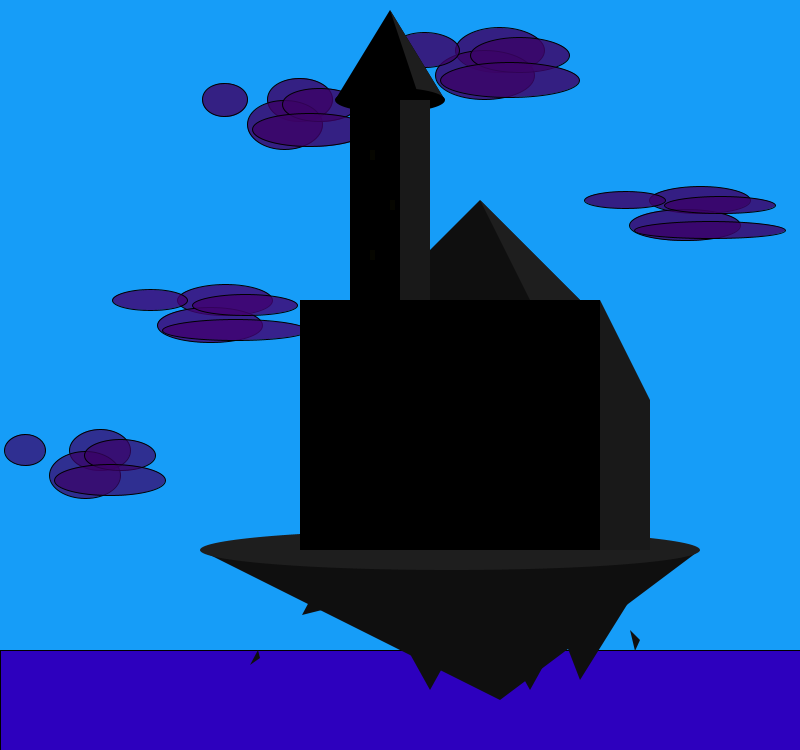
Frame 1 (no input)
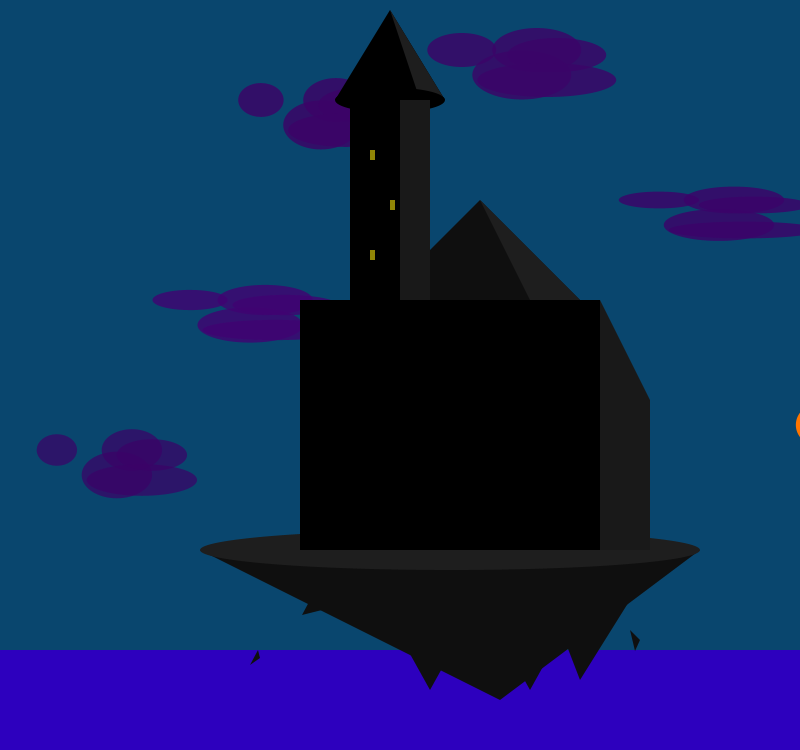
Frame 60 (the mouse pressed at the canvas centre just before this capture)
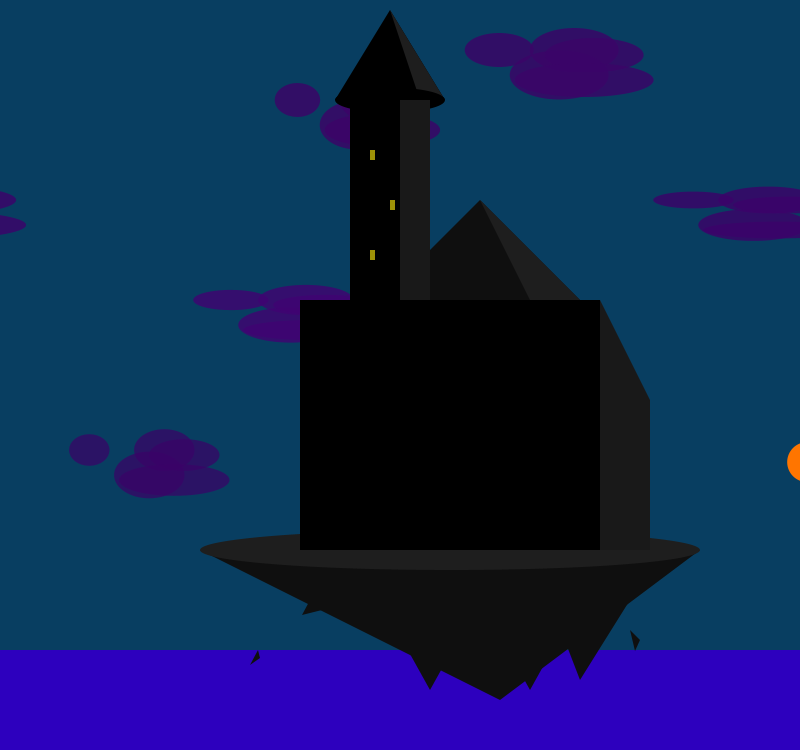
Frame 120 (the mouse held since frame 60 and released just before this capture)

The Processing sketch that drew these frames (run headless with seeded random() and noise(); from frame 60 on, the mouse is pressed at the canvas centre):

// Processing sketch: processing_131725
// ── processing_131725.pde

// Sun Variables
int sunRadius = 40;      // size of the sun
int xStart = -sunRadius; // The initial x position
int yStart = 20;         // The initial y position
float xSun = xStart;     // the x position of the sun
float ySun = yStart;     // the y position of the sun

// Arc variables
float t = 0;   // Start time
float duration = 60 * 1000; // Complete a full circle every 60 seconds
float conversionFactor = 2 * 3.14 / duration; // A full circle (2*pi) occurs every duration milliseconds

Cloud cloudOne,cloudTwo,cloudThree,cloudFour,cloudFive,cloudSix,cloudSeven;

void setup()
{
size(800,750);
background (33,0,161);
 cloudOne = new Cloud(500,50,random(0.3,0.8));
 cloudTwo = new Cloud(700,200,random(0.3,0.8));
 cloudThree = new Cloud(300,100,random(0.3,0.8));
 cloudFour = new Cloud(100,450,random(0.3,0.8));
 cloudFive = new Cloud(225,300,random(0.3,0.8));
 cloudSix = new Cloud(-150,195,random(0.3,0.8));
 cloudSeven = new Cloud(-200,335,random(0.3,0.8));
}

void draw()
{
  //sky color variables
  float skyColorR = map(ySun,0,height,23,0);
  float skyColorG = map(ySun,0,height,162,0);
  float skyColorB = map(ySun,0,height,255,0);
  //window color variables 255,236,12
  float winColorR = map(ySun,0,height,0,255);
  float winColorG = map(ySun,0,height,0,236);
  float winColorB = map(ySun,0,height,0,12);
   
  // Refresh background
  background(skyColorR,skyColorG,skyColorB);
  
  // Draw the sun
  fill( 255, 117, 0);
  ellipse(xSun, ySun, sunRadius, sunRadius);

  // Update position
  // this method traces a curve using a parametric equation. See http://en.wikipedia.org/wiki/Parametric_equation and Khan Academy
  // To change the speed, adjust the value added to t
  //t += 0.01;
  
  // Convert t to radians
  t = millis() * conversionFactor;

  // Use the parametric form for an ellipse. This method uses constant angular velocity
  float Rx = width/2 + sunRadius/2;
  float Ry = height/2 - sunRadius/2;
  float centerX = width/2;
  float centerY = height/2;
  
  xSun = cos(t) * Rx + centerX;
  ySun = sin(t) * Ry + centerY;
  
  //calls cloud function
   cloudOne.makeCloud();
   cloudTwo.makeCloud();
   cloudThree.makeCloud();
   cloudFour.makeCloud();
   cloudFive.makeCloud();
   cloudSix.makeCloud();
   cloudSeven.makeCloud();
   //horizon
    fill(45,0,190);
  rect(0,650,800,100);
  //castle
  fill(15);
  noStroke();
  triangle(380,300,580,300,480,200);
  triangle(630,630,635,651,640,640);
  triangle(200,550,700,550,500,700);
  triangle(430,690,380,600,480,600);
  triangle(530,690,480,600,580,600);
  triangle(580,680,530,550,630,600);
  triangle(310,600,330,608,302,615);
  triangle(258,650,260,658,250,665);
  fill(0);
  triangle(335,100,445,100,390,10);
  fill(30);
  triangle(420,100,445,100,390,10);
  fill(0);
  ellipse(390,100,110,25);
  fill(30);
  triangle(580,300,580,400,480,200);
  ellipse(450,550,500,40);
  noStroke();
  fill(0);
  rect(350,100,80,300);
  fill(25);
  rect(400,100,30,300);
  fill(0);
  rect(300,300,300,250);
  noStroke();
  fill(25);
  quad(600,300,650,400,650,550,600,550);
  fill(winColorR,winColorG,winColorB);
  rect(370,150,5,10);
  rect(390,200,5,10);
  rect(370,250,5,10); 
}
////////////////////////////////////////
class Cloud{
  
  float pX,pY,x,y,r,g,b,t,cS;
  
 Cloud(float parameterX, float parameterY, float cloudSpeed){
 pX = parameterX;
 pY = parameterY;
 x = random(50,200);
 y = random(25,45);
 r = random(58,65);
 g = random(2,5);
 b = random(100,115);
 t = random(180,245);
 cS = cloudSpeed;
 }
void makeCloud(){
  fill(r,g,b,t);
  ellipse(pX,pY,x,y); 
  ellipse(pX-15,pY+25,x+10,y+5);
  ellipse(pX-75,pY,x-20,y-10);
  ellipse(pX+20,pY+5,x+10,y-10);
  ellipse(pX+10,pY+30,x+50,y-10);
  pX = pX + cS;
  if (pX > 1000) { 
  pX = -200; 
 }
}
}
